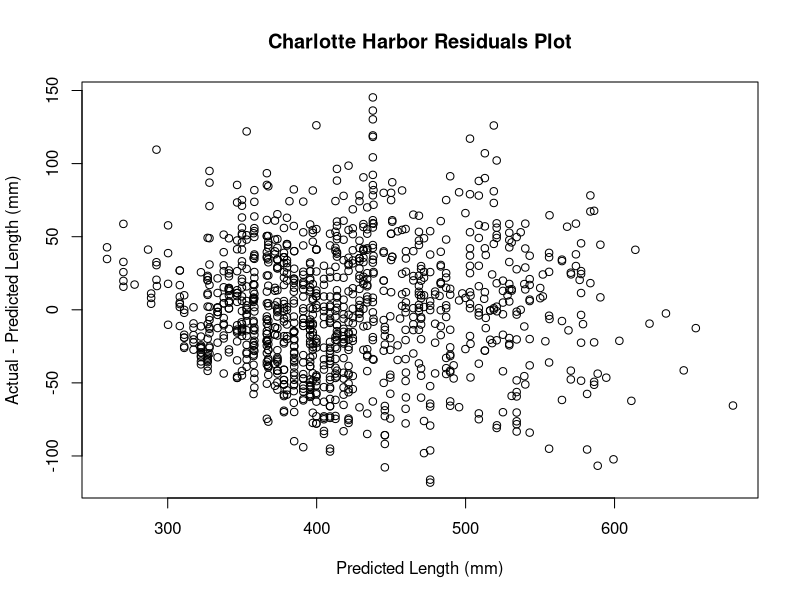
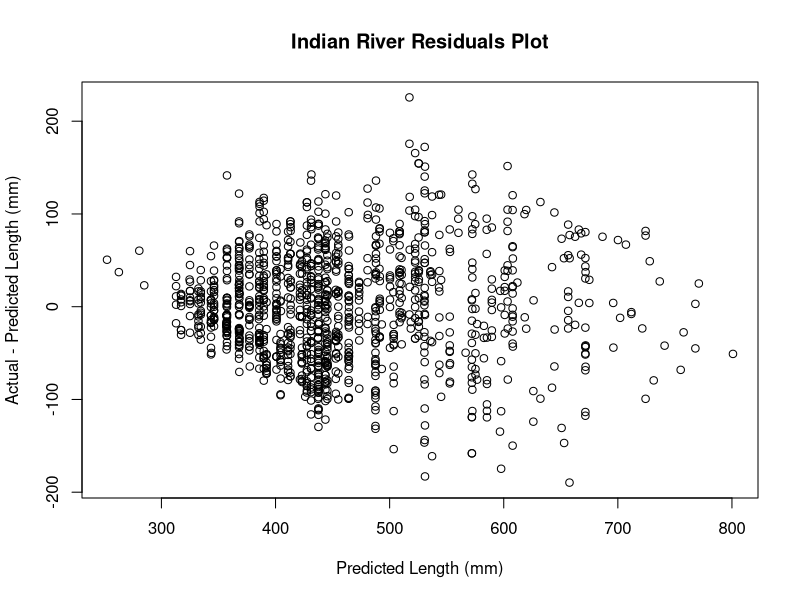
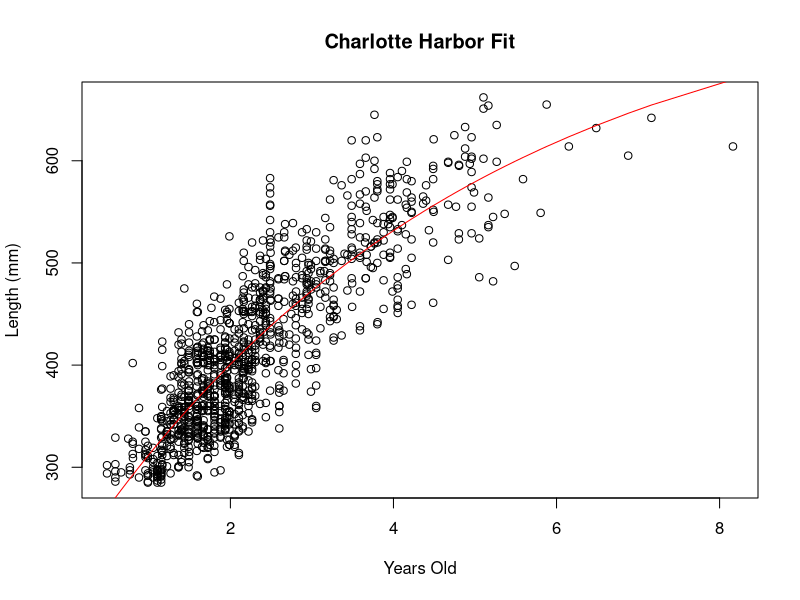
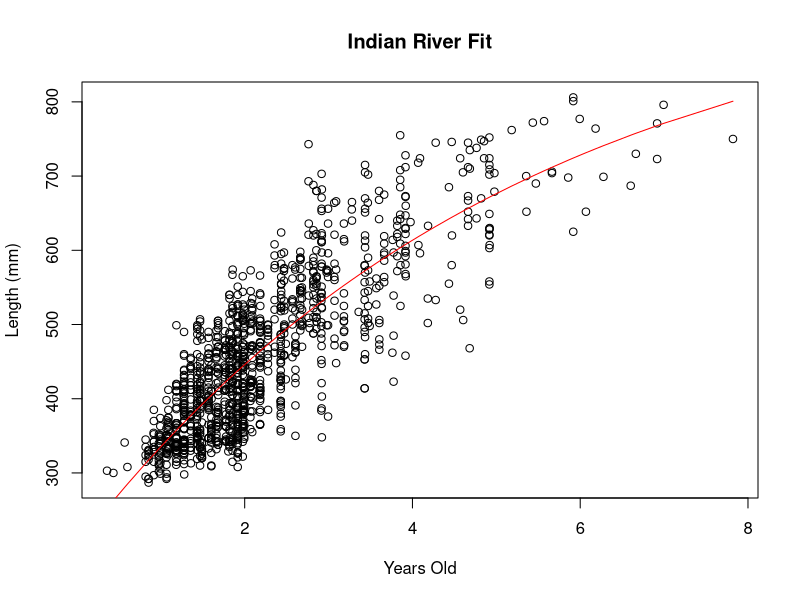
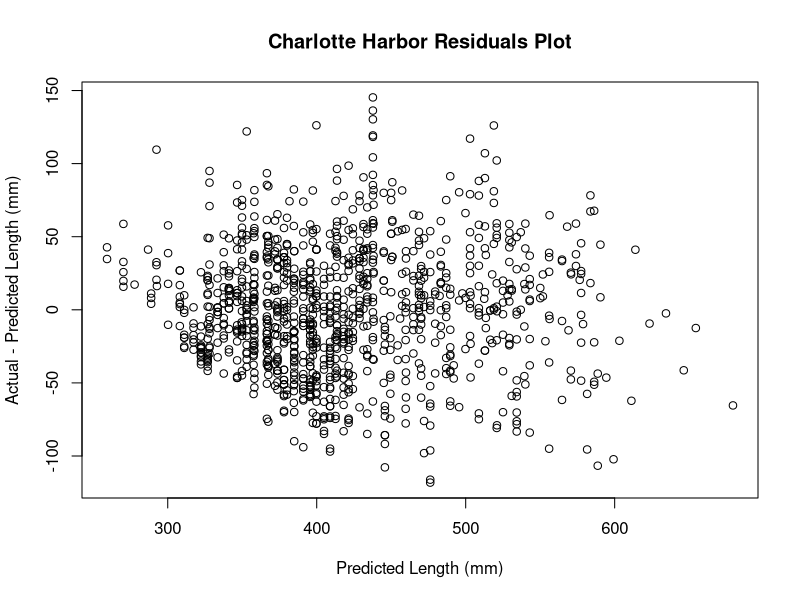
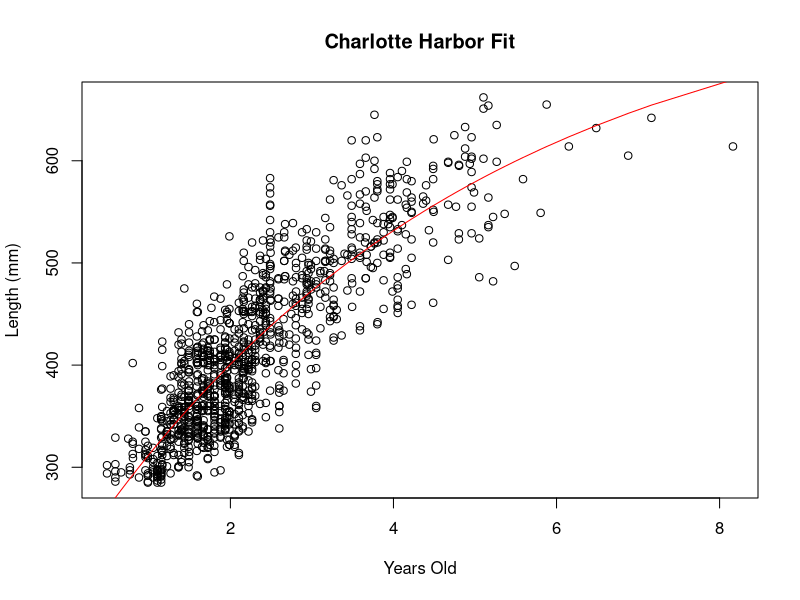
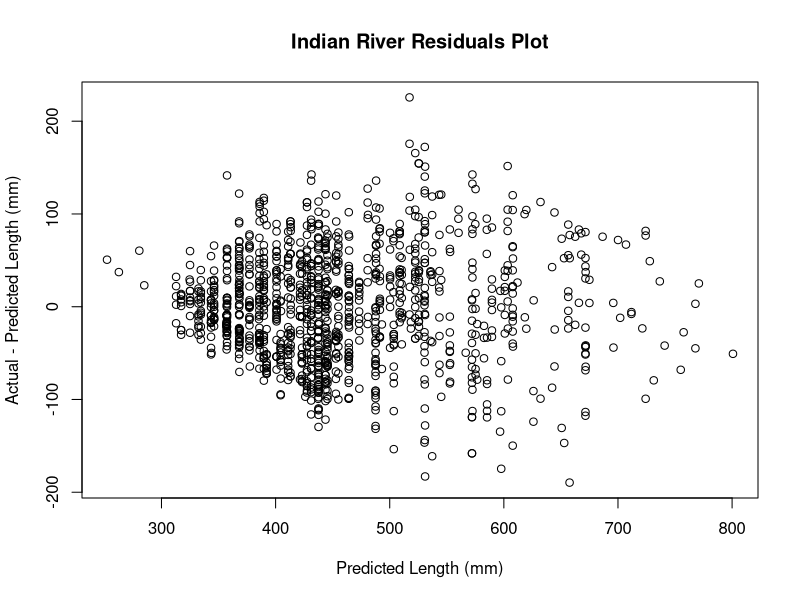
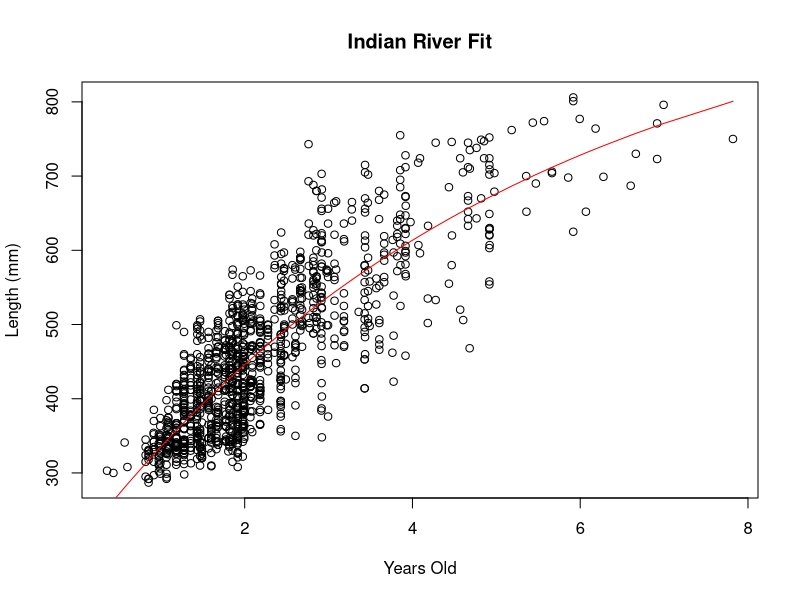

These figures' R source, in order:
## ---- chunk 1
setwd("/workspaces/schooling/population_dynamics/lab_3/")
trout_data <- read.table("data/trout.txt", header=T, sep="") 
head(trout_data)
## ---- chunk 2
ch_data <- na.omit(
    trout_data[trout_data$bay == 'CharlotteHarbor',]
)
ch_data <- ch_data[order(ch_data$yearsold),]
ir_data <- na.omit(
    trout_data[trout_data$bay == 'IndianRiver',]
)
ir_data <- ir_data[order(ir_data$yearsold),]
## ---- chunk 3
do_least_squares_fit <- function(fish_data, Linf, vbk, tknot) {
  tl <- as.numeric(fish_data$tl)
  yearsold <- as.numeric(fish_data$yearsold)
  result <- nls(
    tl ~ Linf * (1 - exp(-vbk * (yearsold - tknot))),
    data=fish_data,
    start=list(Linf=Linf, vbk=vbk, tknot=tknot)
  )
  return(result)
}

ch_result = do_least_squares_fit(ch_data, 800, 0.2, -1.4)
ir_result = do_least_squares_fit(ir_data, 950, 0.19, -1.2)
## ---- chunk 4
summary(ch_result)
## ---- chunk 5
summary(ir_result)
## ---- chunk 6
ch_data$nls_tl <- ch_result$m$predict(ch_data$yearsold)
ir_data$nls_tl <- ir_result$m$predict(ir_data$yearsold)

ch_data$nls_res <- ch_data$tl - ch_data$nls_tl
ir_data$nls_res <- ir_data$tl - ir_data$nls_tl

head(ch_data)
## ---- chunk 7
with(
  ch_data, {
    plot(
      nls_res ~ nls_tl,
      main='Charlotte Harbor Residuals Plot',
      xlab='Predicted Length (mm)',
      ylab='Actual - Predicted Length (mm)'
    )
  }
)
## ---- chunk 8
with(
  ir_data, {
    plot(
      nls_res ~ nls_tl,
      main='Indian River Residuals Plot',
      xlab='Predicted Length (mm)',
      ylab='Actual - Predicted Length (mm)'
    )
  }
)
## ---- chunk 9
with(
  ch_data, {
    plot(
      tl ~ yearsold,
      main='Charlotte Harbor Fit',
      xlab='Years Old',
      ylab='Length (mm)'
    )
    lines(nls_tl ~ yearsold, col='red')
  }
)
## ---- chunk 10
with(
  ir_data, {
    plot(
      tl ~ yearsold,
      main='Indian River Fit',
      xlab='Years Old',
      ylab='Length (mm)'
    )
    lines(nls_tl ~ yearsold, col='red')
  }
)
## ---- chunk 11
predict_length <- function(yearsold, Linf, vbk, tknot) {
  pred_tl <- Linf * (1 - exp(-vbk * (yearsold - tknot)))
  return(pred_tl)
}

get_likelihood <- function(yearsold, tl, Linf, vbk, tknot, sig) {
  pred_tl <- predict_length(yearsold, Linf, vbk, tknot)
  NLL <- -1 * sum(dnorm(tl, pred_tl, sig, log=T), na.rm=T)
  return(NLL)
}

do_likelihood_fit <- function(fish_data, Linf, vbk, tknot, sig) {
  tl <- as.numeric(fish_data$tl)
  yearsold <- as.numeric(fish_data$yearsold)
  lLinf <- log(Linf)
  lsig <- log(sig)

  objective <- function(v) {
    Linf <- exp(v[1])
    vbk <- v[2]
    tknot <- v[3]
    sig <- exp(v[4])
    NLL <- get_likelihood(yearsold, tl, Linf, vbk, tknot, sig)
    return(NLL)
  }

  v <- c(lLinf, vbk, tknot, lsig)
  fit <- optim(v, objective, hessian=T)
  print("Fit Summary")
  print(fit)


  covm <- solve(fit$hessian)

  pred <- c(
    exp(fit$par[1]),
    fit$par[2],
    fit$par[3],
    exp(fit$par[4])
  )
  print(pred)
  return(list(pred, covm, fit$par))
}

ch_ml_result <- do_likelihood_fit(ch_data, 800, 0.2, -1.4, 40)
ch_pred_params <- ch_ml_result[[1]]
ch_covm <- ch_ml_result[[2]]
ch_ml_par <- ch_ml_result[[3]]

ch_data$ml_tl <- predict_length(
  ch_data$yearsold, ch_pred_params[1], ch_pred_params[2], ch_pred_params[3]
)
ch_data$ml_res <- ch_data$tl - ch_data$ml_tl
## ---- chunk 12
with(
  ch_data, {
    plot(
      ml_res ~ ml_tl,
      main='Charlotte Harbor Residuals Plot',
      xlab='Predicted Length (mm)',
      ylab='Actual - Predicted Length (mm)'
    )
  }
)
## ---- chunk 13
with(
  ch_data, {
    plot(
      tl ~ yearsold,
      main='Charlotte Harbor Fit',
      xlab='Years Old',
      ylab='Length (mm)'
    )
    lines(ml_tl ~ yearsold, col='red')
  }
)
## ---- chunk 14
ml_stderr <- sqrt(diag(ch_covm))

ALPHA <- 0.05
ML_L95 <- (ch_ml_par - qnorm(1-(ALPHA/2)) * ml_stderr)
ML_U95 <- (ch_ml_par + qnorm(1-(ALPHA/2)) * ml_stderr)
ML_U95[1] <- exp(ML_U95[1])
ML_L95[1] <- exp(ML_L95[1])
ML_U95[4] <- exp(ML_U95[4])
ML_L95[4] <- exp(ML_L95[4])
## ---- chunk 15
ch_nls_par <- summary(ch_result)$parameters[,1]
ch_nls_stderr <- summary(ch_result)$parameters[,2]
NLS_L95 <- (ch_nls_par - qnorm(1-(ALPHA/2)) * ch_nls_stderr)
NLS_U95 <- (ch_nls_par + qnorm(1-(ALPHA/2)) * ch_nls_stderr)
## ---- chunk 16
NLS_U95['sig'] <- NaN
NLS_L95['sig'] <- NaN
rbind(ML_U95, ML_L95, NLS_U95, NLS_L95)
## ---- chunk 17
ir_ml_result <- do_likelihood_fit(ir_data, 950, 0.19, -1.2, 40)
ir_pred_params <- ir_ml_result[[1]]
ir_covm <- ir_ml_result[[2]]
ir_ml_par <- ir_ml_result[[3]]

ir_data$ml_tl <- predict_length(
  ir_data$yearsold, ir_pred_params[1], ir_pred_params[2], ir_pred_params[3]
)
ir_data$ml_res <- ir_data$tl - ir_data$ml_tl
## ---- chunk 18
with(
  ir_data, {
    plot(
      ml_res ~ ml_tl,
      main='Indian River Residuals Plot',
      xlab='Predicted Length (mm)',
      ylab='Actual - Predicted Length (mm)'
    )
  }
)
## ---- chunk 19
with(
  ir_data, {
    plot(
      tl ~ yearsold,
      main='Indian River Fit',
      xlab='Years Old',
      ylab='Length (mm)'
    )
    lines(ml_tl ~ yearsold, col='red')
  }
)
## ---- chunk 20
ml_stderr <- sqrt(diag(ir_covm))

ALPHA <- 0.05
ML_L95 <- (ir_ml_par - qnorm(1-(ALPHA/2)) * ml_stderr)
ML_U95 <- (ir_ml_par + qnorm(1-(ALPHA/2)) * ml_stderr)
ML_U95[1] <- exp(ML_U95[1])
ML_L95[1] <- exp(ML_L95[1])
ML_U95[4] <- exp(ML_U95[4])
ML_L95[4] <- exp(ML_L95[4])
## ---- chunk 21
ir_nls_par <- summary(ir_result)$parameters[,1]
ir_nls_stderr <- summary(ir_result)$parameters[,2]
NLS_L95 <- (ir_nls_par - qnorm(1-(ALPHA/2)) * ir_nls_stderr)
NLS_U95 <- (ir_nls_par + qnorm(1-(ALPHA/2)) * ir_nls_stderr)
## ---- chunk 22
NLS_U95['sig'] <- NaN
NLS_L95['sig'] <- NaN
rbind(ML_U95, ML_L95, NLS_U95, NLS_L95)
